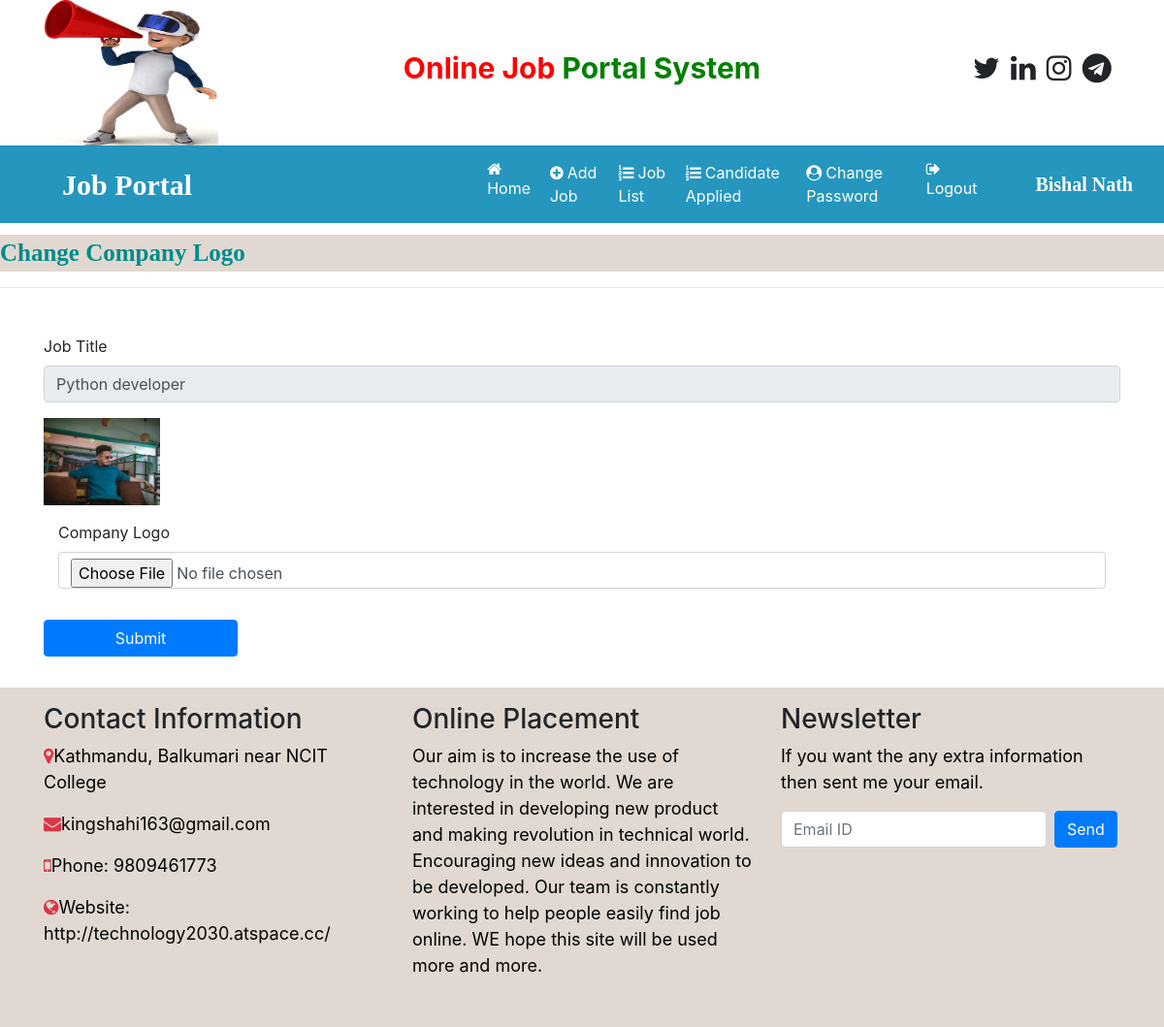
The page /change_companylogo/1 (signed in) on the database its author committed.
### job/models.py (models this page shows, shortened)
class Job(models.Model):
    recruiter = models.ForeignKey(Recruiter, on_delete=models.CASCADE)
    start_date = models.DateField()
    end_date = models.DateField()
    title = models.CharField(max_length=100)
    salary = models.FloatField(max_length=20)
    image = models.FileField()
    description = models.CharField(max_length=500)
    experience = models.CharField(max_length=50)
    location = models.CharField(max_length=20)
    skills = models.CharField(max_length=200)
    creationdate = models.DateField()

### job/views.py (the view, shortened to what this page needs)
# urls.py: path('change_companylogo/<int:pid>',change_companylogo,name="change_companylogo"),
def change_companylogo(request,pid):
    if not request.user.is_authenticated:
        return redirect('recruiter_login')
    error = ""
    job = Job.objects.get(id=pid)
    d = {'error':error,'job':job}
    return render(request,'change_companylogo.html',d)

### job/templates/change_companylogo.html (shortened to what this page needs)
{% load static %}
{% block body %}
{% include 'recruiter_navigation.html' %}
<marquee style="font-family: 'Monotype Corsiva'; font-size: 25px; color: darkcyan; background-color: #E1D9D1; font-weight:bold; margin-top: 1%">
    Change Company Logo
</marquee>
<hr>
<form class="container mt-5" method="post" enctype="multipart/form-data">
     <div class="form-row">
        <div class="form-group col-md-12">
            <label>Job Title </label>
            <input type="text" class="form-control" readonly name="jobtitle" value="{{job.title}}" required>
        </div>
    </div>
    <div class="form-row">
        <div class="form-group col-md-12">
            <img src="{{job.image.url}}" width="120" height="90">
        </div>
    </div
    <div class="form-row">
        <div class="form-group col-md-12">
            <label>Company Logo</label>
            <input type="file" class="form-control" name="logo" required>
        </div>
    <input type="submit" value="Submit" class="btn btn-primary my-3" style="width:200px">
</form>
{% include 'footer.html' %}
{% endblock %}

### job/templates/recruiter_navigation.html (shortened to what this page needs)
<html>
<head>
    {% load static %}
    <link rel="stylesheet" href="https://cdn.jsdelivr.net/npm/bootstrap@4.6.2/dist/css/bootstrap.min.css">
    <link rel="stylesheet" href="https://cdnjs.cloudflare.com/ajax/libs/font-awesome/4.7.0/css/font-awesome.min.css">
</head>
<body>
<div class="container">
    <div class="row">
        <div class="col-sm-3 mt-0">
            <img src="{% static 'images/mike.png' %}" style="width: 180px;height: 150px;">
        </div>
        <div class="col-sm-6 mt-5 text-center">
            <span style="font-weight:bold;font-size:30px">
            <span style="color:red">Online Job</span>
            <span style="color:green">Portal System</span>
            </span>
        </div>
        <div class="col-sm-3 mt-5" style="padding-left:10%">
            <span style="font-weight:bold; font-size:30px">
            <span><i class="fa fa-twitter pl-1"></i></span>
            <span><i class="fa fa-linkedin pl-1"></i></span>
            <span><i class="fa fa-instagram pl-1"></i></span>
            <span><i class="fa fa-telegram pl-1"></i></span>
            </span>
        </div>
    </div>
</div>
<nav class="navbar navbar-expand-sm" style="background-color:#2596be">
    <a class="navbar-brand text-white pl-5 font-weight-bold" style="font-family:'Monotype Corsiva'; font-size:30px">Job Portal</a>
<ul class="navbar-nav">
    <li class="nav-item">
        <a class="nav-link" href="{% url 'recruiter_home' %}" style="margin-left:280px"><i class="fa fa-home mr-1"></i>Home</a>
    </li>
    <li class="nav-item">
        <a class="nav-link" href="{% url 'add_job' %}"><i class="fa fa-plus-circle mr-1"></i>Add Job</a>
    </li>
    <li class="nav-item">
        <a class="nav-link" href="{% url 'job_list' %}"><i class="fa fa-list-ol mr-1"></i>Job List</a>
    </li>
    <li class="nav-item">
        <a class="nav-link" href="{% url 'applied_candidatelist' %}"><i class="fa fa-list-ol mr-1"></i>Candidate Applied</a>
    </li>
    <li class="nav-item">
        <a class="nav-link" href="{% url 'change_passwordrecruiter' %}"><i class="fa fa-user-circle mr-1"></i>Change Password</a>
    </li>
    <li>
        <a class="nav-link" href="{% url 'Logout' %}"><i class="fa fa-sign-out mr-1"></i>Logout</a>
    </li>
</ul>
<a class="navbar-brand text-white pl-5 font-weight-bold" style="font-family:'Monotype Corsiva'; font-size:20px">{{request.user.first_name}} {{request.user.last_name}}</a>
</nav>
</body>
</html>

### job/templates/recruiter_navigation.html (style rules this page uses)
.nav-link { color:white !important; margin-right:4px; }

### rows shown on the page
Job: jobtitle "Python developer", image (picture)

### other values the page prints
{{ request.user.first_name }} "Bishal"
{{ request.user.last_name }} "Nath"
